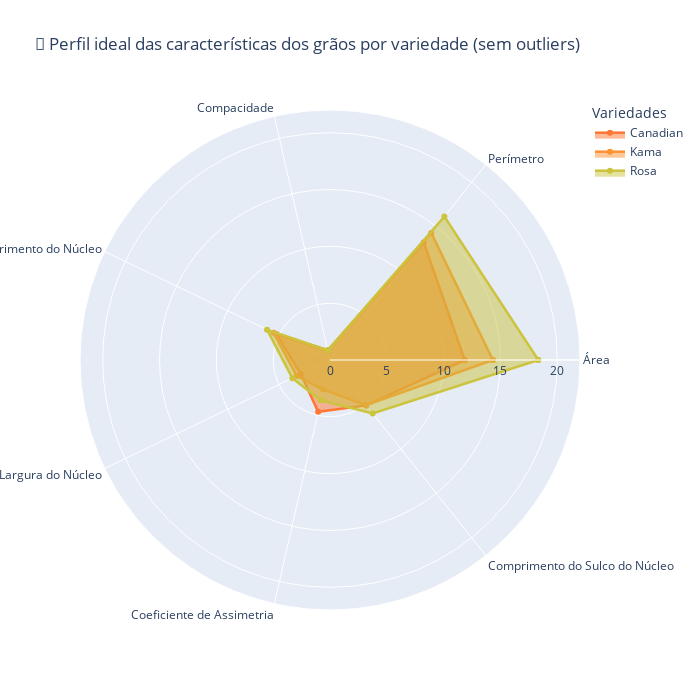

The code cell stored with this chart in its notebook:
### Markdown cell above
🌾 Análise do Perfil Médio Morfológico por Variedade

Este script calcula e exibe o perfil morfológico médio das sementes de trigo (sem outliers), agrupado por tipo de variedade, usando um gráfico radar interativo. As variáveis envolvem características físicas como área, perímetro, compacidade, comprimento e largura do núcleo, coeficiente de assimetria e comprimento do sulco.

Esse perfil pode ser usado para entender visualmente as diferenças entre as variedades e como elas se distribuem nas dimensões analisadas.

### Code cell
#🌾 Análise do Perfil Médio Morfológico por Variedade

# Calcular perfil ideal sem outliers (médias agrupadas por classe)
perfil_ideal_sem_outliers = df_sem_outliers.groupby(coluna_target)[variaveis_numericas].mean().round(2)

# Criar gráfico radar com Plotly e Exibir

# Exibir perfil ideal
print("🌱 Perfil ideal das características dos grãos por variedade:")
print(perfil_ideal_sem_outliers)


# Gráfico radar interativo

categorias = list(perfil_ideal_sem_outliers.columns)

cores = ['#FF7732', '#FE9232', '#CCC33F']

fig = go.Figure()

for i, variedade in enumerate(perfil_ideal_sem_outliers.index):
    valores = perfil_ideal_sem_outliers.loc[variedade].values.flatten().tolist()
    valores += valores[:1]  # fechar ciclo

    fig.add_trace(go.Scatterpolar(
        r=valores,
        theta=categorias + [categorias[0]],
        fill='toself',
        name=variedade,
        line=dict(color=cores[i % len(cores)], width=2.5),
        hoverinfo='text',
        text=[f'{v:.2f}' for v in valores]
    ))

fig.update_layout(
    polar=dict(
        radialaxis=dict(
            visible=True,
            range=[0, max(perfil_ideal_sem_outliers.max()) * 1.2]
        )
    ),
    title="🌾 Perfil ideal das características dos grãos por variedade (sem outliers)",
    showlegend=True,
    height=600,
    width=600,
    legend_title_text='Variedades'
)

fig.show()

### Figure 1 — Plotly figure (JSON) as saved in the notebook; plotly's stock layout.template omitted (floating-point values rounded to 4 significant figures)
{"data": [{"fill": "toself", "hovertemplate": "<b>%{text}</b><br>%{theta}: %{r}<extra></extra>", "line": {"color": "#FF7732", "width": 2.5}, "name": "Canadian", "r": [11.85, 13.23, 0.85, 5.22, 2.85, 4.68, 5.11, 11.85], "text": ["Canadian", "Canadian", "Canadian", "Canadian", "Canadian", "Canadian", "Canadian", "Canadian"], "theta": ["Área", "Perímetro", "Compacidade", "Comprimento do Núcleo", "Largura do Núcleo", "Coeficiente de Assimetria", "Comprimento do Sulco do Núcleo", "Área"], "type": "scatterpolar"}, {"fill": "toself", "hovertemplate": "<b>%{text}</b><br>%{theta}: %{r}<extra></extra>", "line": {"color": "#FE9232", "width": 2.5}, "name": "Kama", "r": [14.33, 14.29, 0.88, 5.51, 3.24, 2.67, 5.09, 14.33], "text": ["Kama", "Kama", "Kama", "Kama", "Kama", "Kama", "Kama", "Kama"], "theta": ["Área", "Perímetro", "Compacidade", "Comprimento do Núcleo", "Largura do Núcleo", "Coeficiente de Assimetria", "Comprimento do Sulco do Núcleo", "Área"], "type": "scatterpolar"}, {"fill": "toself", "hovertemplate": "<b>%{text}</b><br>%{theta}: %{r}<extra></extra>", "line": {"color": "#CCC33F", "width": 2.5}, "name": "Rosa", "r": [18.33, 16.14, 0.88, 6.15, 3.68, 3.64, 6.02, 18.33], "text": ["Rosa", "Rosa", "Rosa", "Rosa", "Rosa", "Rosa", "Rosa", "Rosa"], "theta": ["Área", "Perímetro", "Compacidade", "Comprimento do Núcleo", "Largura do Núcleo", "Coeficiente de Assimetria", "Comprimento do Sulco do Núcleo", "Área"], "type": "scatterpolar"}], "layout": {"height": 700, "legend": {"title": {"text": "Variedades"}}, "polar": {"radialaxis": {"range": [0, 22.0], "visible": true}}, "showlegend": true, "title": {"text": "🌾 Perfil ideal das características dos grãos por variedade (sem outliers)"}, "width": 700}}
